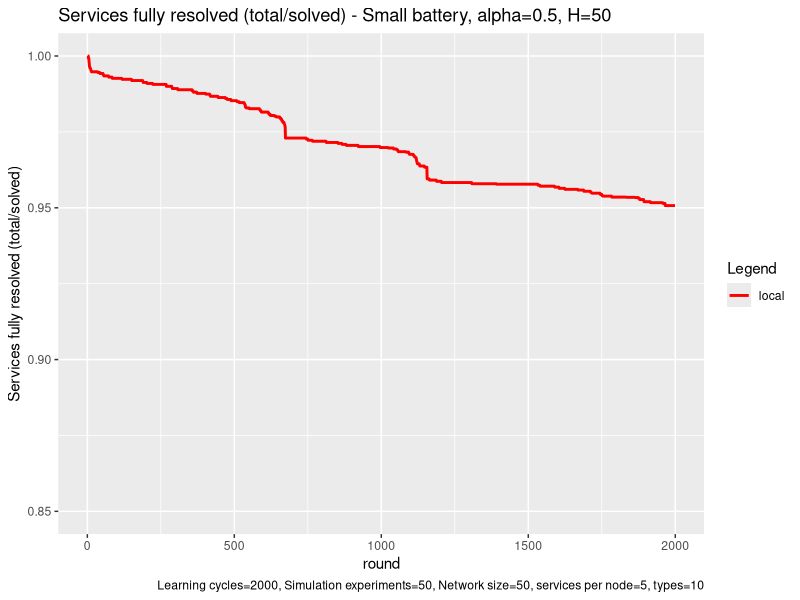

R code for this plot:
# execute all lines: ctrl + shift + enter

library(ggplot2)

# set working directory here
setwd(dirname(rstudioapi::getSourceEditorContext()$path))


local <- read.table("exp_assembly_local_energy_template_1677512126790.txt", 
                    header = F,
                    sep = " ",
                    col.names= c("locx","locy")
)


local_x <- local$locx
local_y <- local$locy

head(local)

colors <- c("local"="red")

ggplot(data=local, aes(x=local_x, col = group)) + 
  
  geom_line(aes(y = local_y, color = "local"), size = 1) +
  
  labs(x = "round",
       y = "Services fully resolved (total/solved)",
       color = "Legend",
       title = "Services fully resolved (total/solved) - Small battery, alpha=0.5, H=50", 
       caption = "Learning cycles=2000, Simulation experiments=50, Network size=50, services per node=5, types=10") +
  
  scale_color_manual(values = colors) +
  ylim(0.85, 1)
